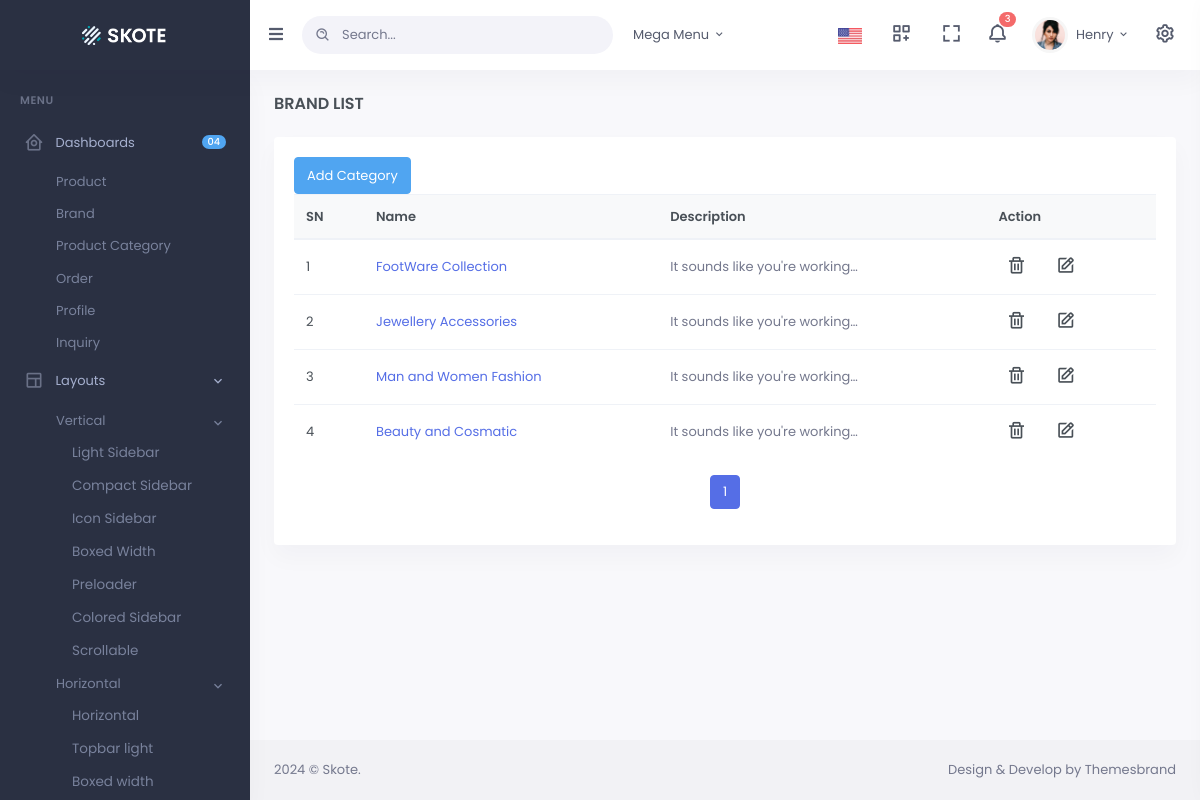
The app's page /backend/cat/list/ with its own data.
### backendapp/models.py (models this page shows, shortened)
class DateTimeModel(models.Model):
    created_at = models.DateTimeField(auto_now_add=True)
    updated_at = models.DateTimeField(auto_now=True)
    deleted_at = models.DateTimeField(null=True, blank=True)
    class Meta:
        abstract = True

class Category(DateTimeModel):
    name = models.CharField(max_length=255)
    description = models.TextField(blank=True, null=True)

### backendapp/views.py (the view)
# urls.py: path('cat/list/', CategoryListView.as_view(), name='cat_list'),
class CategoryListView(TemplateView):
    template_name = "admintemplates/category/list.html"
    def get_context_data(self, **kwargs):
        context = super().get_context_data(**kwargs)
        try:
            category_list = Category.objects.all().order_by("-id")
            paginator = Paginator(category_list, 5)  # Show 5 categories per page
            page_number = self.request.GET.get('page')  # Get the page number from the request
            paginated_categories = paginator.get_page(page_number)  # Get paginated results
            total_pages = paginated_categories.paginator.num_pages  # Get total number of pages
            context['category_list'] = paginated_categories  # Paginated category list
            context['lastpage'] = total_pages
            context['totalpagelist'] = [n + 1 for n in range(total_pages)]  # List of total pages
        except Brand.DoesNotExist:
            context['category_list'] = None
            context['error'] = "No category list found."
            messages.error(self.request, "No category found.")
        except Exception as e:
            context['category_list'] = None
            context['error'] = f"An error occurred: {str(e)}"
            messages.error(self.request, f"An error occurred: {str(e)}")
        return context

### templates/admintemplates/category/list.html (shortened to what this page needs)
{% extends "admintemplates/base.html" %}
{% load static %}
{% block mainblock %}
<div class="main-content">
    <div class="page-content">
        <div class="container-fluid">
            <div class="row">
                <div class="col-12">
                    <div class="page-title-box d-flex align-items-center justify-content-between">
                        <h4 class="mb-0 font-size-18">Brand List</h4>
                    </div>
                </div>
            </div>
            <div class="row">
                <div class="col-lg-12">
                    <div class="card">
                        <div class="card-body">
                            <a href="{% url 'backendapp:cat_create' %}" class='btn btn-info'>Add Category</a>
                            <div class="table-responsive">
                                <table class="table table-centered table-nowrap table-hover">
                                    <thead class="thead-light">
                                        <tr>
                                            <th scope="col" style="width: 70px;">SN</th>
                                            <th scope="col">Name</th>
                                            <th scope="col">Description</th>
                                            <th scope="col">Action</th>
                                        </tr>
                                    </thead>
                                    <tbody>
                                        {% for i in category_list %}
                                            <tr>
                                                <td>{{ forloop.counter }}</td>
                                                <td><a href="">{{ i.name }}</a></td>
                                                <td>
                                                    <p class="text-muted mb-0">{{ i.description|truncatechars:30 }}</p>
                                                </td>
                                                <td>
                                                    <ul class="list-inline font-size-20 contact-links mb-0">
                                                        <li class="list-inline-item px-2">
                                                            <a href="{% url 'backendapp:cat_delete' i.id %}" data-toggle="tooltip" data-placement="top" title="Delete">
                                                                <i class="bx bx-trash"></i>
                                                            </a>
                                                        </li>
                                                        <li class="list-inline-item px-2">
                                                            <a href="{% url 'backendapp:cat_update' i.id %}" data-toggle="tooltip" data-placement="top" title="Edit">
                                                                <i class="bx bx-edit"></i>
                                                            </a>
                                                        </li>
                                                    </ul>
                                                </td>
                                            </tr>
                                        {% empty %}
                                            <tr>
                                                <td colspan="4" class="text-center">No categories available</td>
                                            </tr>
                                        {% endfor %}
                                    </tbody>
                                </table>
                            </div>
<nav aria-label="Page navigation">
    <ul class="pagination justify-content-center">
        {% for n in category_list.paginator.page_range %}
            <li class="page-item {% if category_list.number == n %}active{% endif %}">
                <a class="page-link" href="?page={{ n }}">{{ n }}</a>
            </li>
        {% endfor %}
    </ul>
</nav>
                        </div>
                    </div>
                </div>
            </div>
        </div>
    </div>
    <footer class="footer">
        <div class="container-fluid">
            <div class="row">
                <div class="col-sm-6">
                </div>
                <div class="col-sm-6">
                    <div class="text-sm-right d-none d-sm-block">
                    </div>
                </div>
            </div>
        </div>
    </footer>
</div>
{% endblock %}

### records on screen
Category: name "FootWare Collection", description "It sounds like you're working…"
Category: name "Jewellery Accessories", description "It sounds like you're working…"
Category: name "Man and Women Fashion", description "It sounds like you're working…"
Category: name "Beauty and Cosmatic", description "It sounds like you're working…"

### other values on screen
{{ n }} "1"
